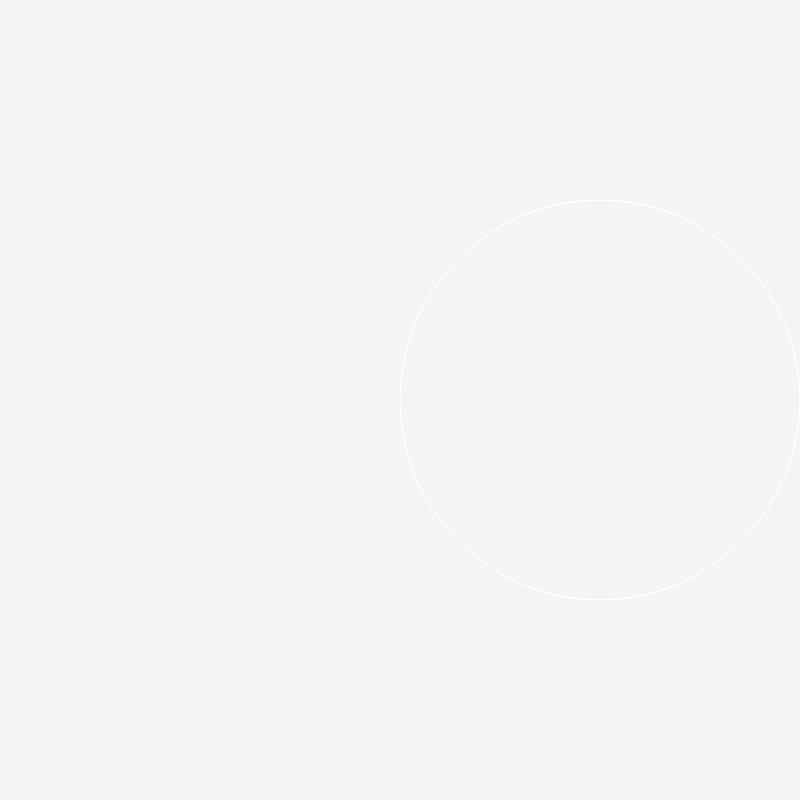
Frame 1 (no input)
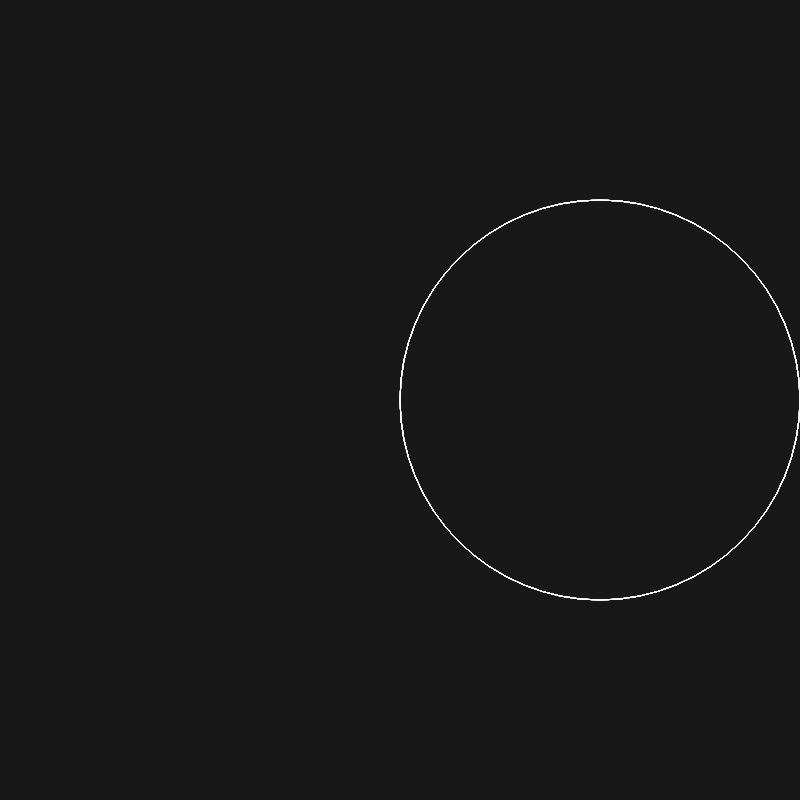
Frame 60 (no input)
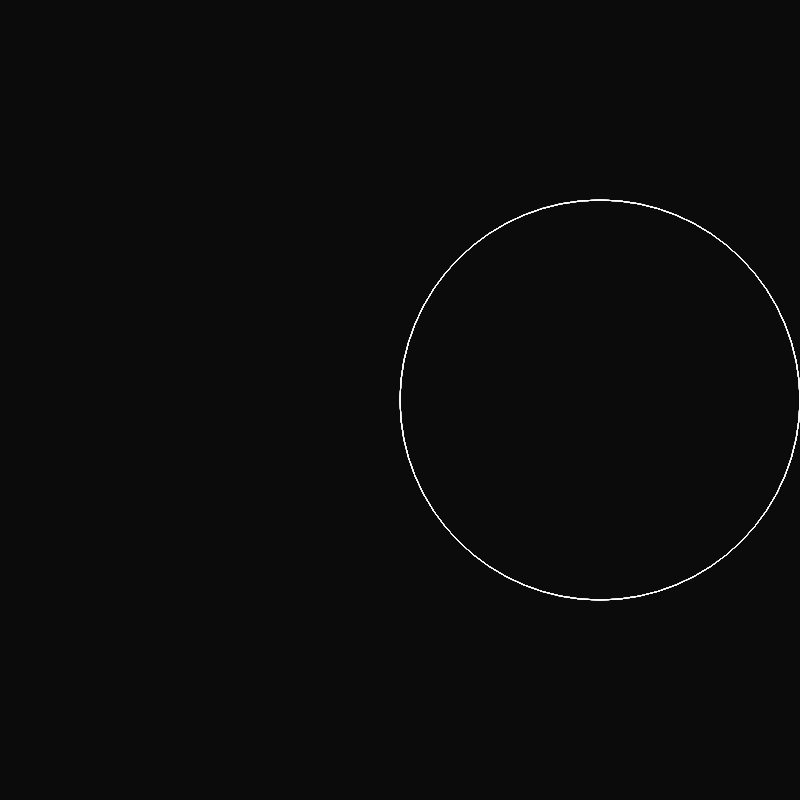
Frame 120 (the mouse pressed at the canvas centre since frame 60)

The p5.js sketch that drew these frames (run headless with seeded random() and noise() and a simulated clock; from frame 60 on, the mouse is pressed at the canvas centre):

// p5.js sketch
// ── sketch.js
let angle=0;

function setup() {
  createCanvas(800, 800);
  angleMode(DEGREES)
}

function draw() {
  background(0, 10);
  stroke(255);
  noFill();

  push();
  translate(width / 2, height / 2);
  //rotate(angle);
  ellipse(width / 4, 0, width / 2);
  push()
  pop();


  push();
  translate(width / 4*3, height / 2);
  rotate(angle);
  ellipse(width / 8 * 3, 0 / 2, width / 4);
  pop();

  /*push();
  translate(width / 2, height / 2);
  rotate(-angle);
  ellipse(width / 4, 0 / 2, width / 2);
  pop();


  push();
  translate(width / 2, height / 2);
  rotate(-angle);
  ellipse(width / 8 * 3, 0 / 2, width / 4);
  pop();*/

  angle = angle + 1;
}
